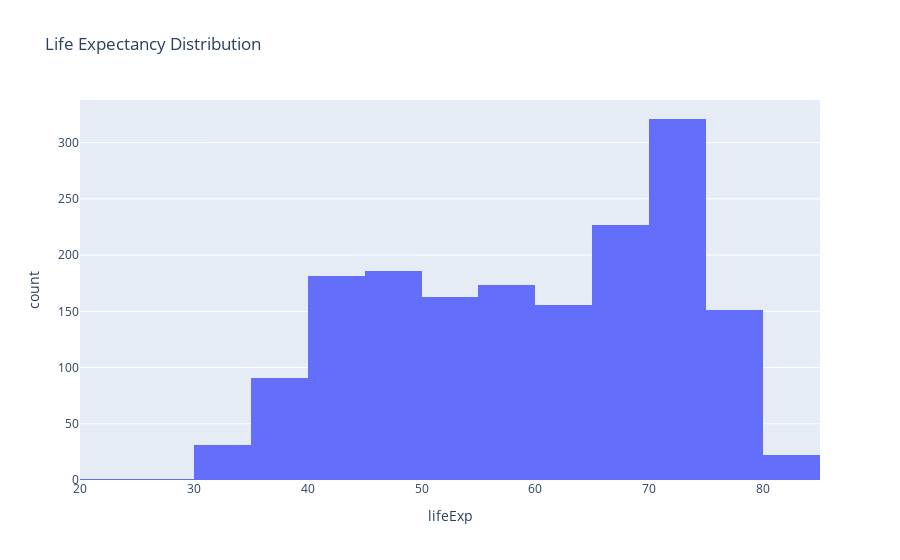

Here is the notebook cell this chart was saved with:
### Markdown cell above
__Univariate Visualization__

This plot display only one variable. This can be:
- Bar chart
- Histogram
- Box plot
- Density plots

### Code cell
# Histogram of sales
fig = px.histogram(data, x='lifeExp', nbins=20, title='Life Expectancy Distribution')
fig.show()

### Figure 1 — Plotly figure (JSON) as saved in the notebook; plotly's stock layout.template omitted (floating-point values rounded to 4 significant figures; data arrays with more than 128 entries replaced by an {"elided": "..."} marker saying what was removed)
{"data": [{"bingroup": "x", "hovertemplate": "lifeExp=%{x}<br>count=%{y}<extra></extra>", "legendgroup": "", "marker": {"color": "#636efa", "pattern": {"shape": ""}}, "name": "", "nbinsx": 20, "orientation": "v", "showlegend": false, "type": "histogram", "x": {"elided": "1704 float values"}, "xaxis": "x", "yaxis": "y"}], "layout": {"barmode": "relative", "legend": {"tracegroupgap": 0}, "title": {"text": "Life Expectancy Distribution"}, "xaxis": {"anchor": "y", "domain": [0, 1], "title": {"text": "lifeExp"}}, "yaxis": {"anchor": "x", "domain": [0, 1], "title": {"text": "count"}}}}
